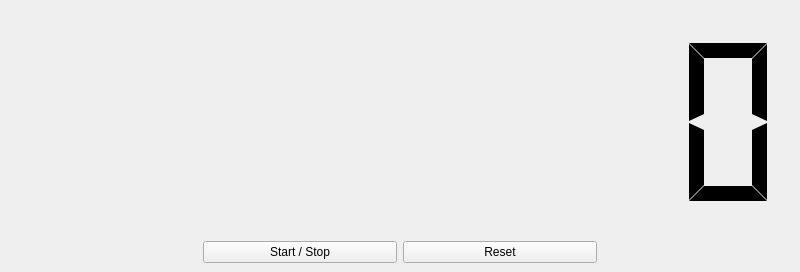
<?xml version="1.0" encoding="UTF-8"?>
<ui version="4.0">
 <class>MainWindow</class>
 <widget class="QMainWindow" name="MainWindow">
  <property name="geometry">
   <rect>
    <x>0</x>
    <y>0</y>
    <width>800</width>
    <height>272</height>
   </rect>
  </property>
  <property name="windowTitle">
   <string>qlocky</string>
  </property>
  <widget class="QWidget" name="ui_CentralWidget">
   <layout class="QVBoxLayout" name="verticalLayout" stretch="1,0">
    <item>
     <widget class="QLCDNumber" name="m_pDisplayCounter">
      <property name="frameShape">
       <enum>QFrame::NoFrame</enum>
      </property>
      <property name="frameShadow">
       <enum>QFrame::Plain</enum>
      </property>
      <property name="digitCount">
       <number>8</number>
      </property>
      <property name="segmentStyle">
       <enum>QLCDNumber::Flat</enum>
      </property>
     </widget>
    </item>
    <item>
     <layout class="QHBoxLayout" name="ui_pHorizontalLayout" stretch="1,1,1,1">
      <item>
       <spacer name="ui_pHorizontalSpacer_1">
        <property name="orientation">
         <enum>Qt::Horizontal</enum>
        </property>
        <property name="sizeHint" stdset="0">
         <size>
          <width>40</width>
          <height>20</height>
         </size>
        </property>
       </spacer>
      </item>
      <item>
       <widget class="QPushButton" name="m_pStartButton">
        <property name="text">
         <string>Start / Stop</string>
        </property>
       </widget>
      </item>
      <item>
       <widget class="QPushButton" name="m_pResetButton">
        <property name="enabled">
         <bool>true</bool>
        </property>
        <property name="text">
         <string>Reset</string>
        </property>
        <property name="checkable">
         <bool>false</bool>
        </property>
       </widget>
      </item>
      <item>
       <spacer name="ui_pHorizontalSpacer_2">
        <property name="orientation">
         <enum>Qt::Horizontal</enum>
        </property>
        <property name="sizeHint" stdset="0">
         <size>
          <width>40</width>
          <height>20</height>
         </size>
        </property>
       </spacer>
      </item>
     </layout>
    </item>
   </layout>
  </widget>
 </widget>
 <resources/>
 <connections/>
</ui>
